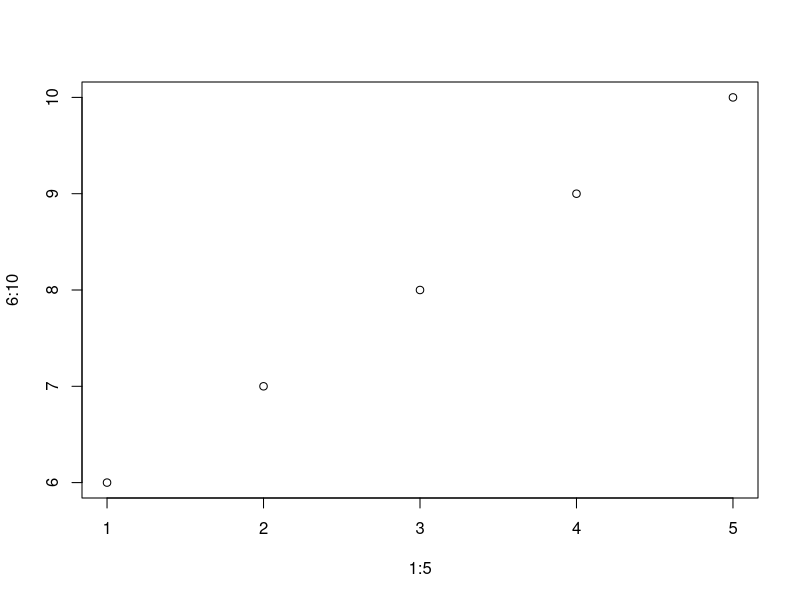
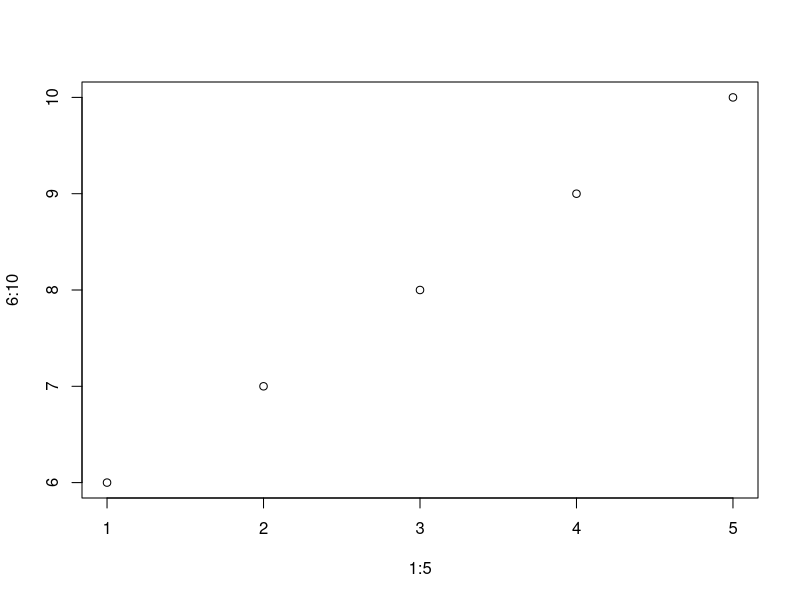
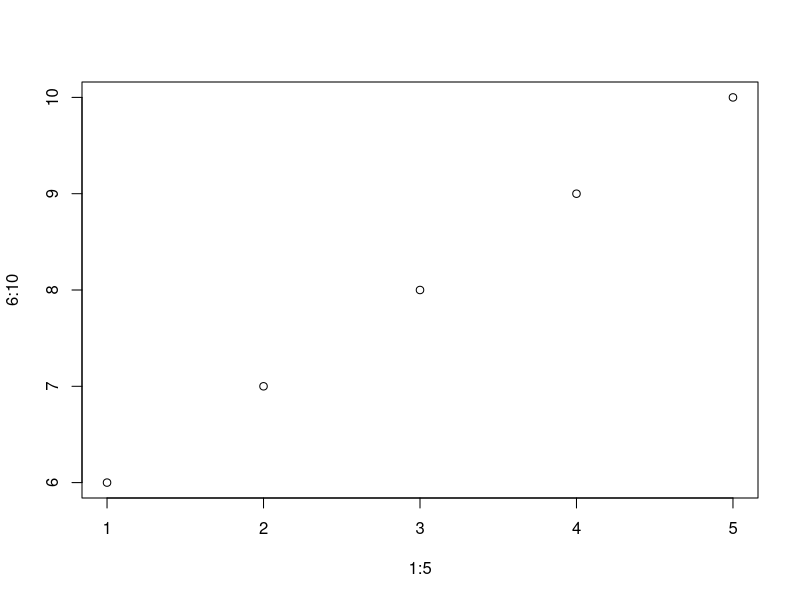

Generate these figures, in order, with R:
## ---- chunk 1
#| tags: [parameters]
#| echo: false

alpha = 0.1
ratio = 0.1
## ---- chunk 2
#| label: fig-covariance11
#| fig-cap: "Covariance ellipses"

plot(1:5, 6:10)
## ---- chunk 3
#| label: fig-covariance12
#| fig-cap: "Covariance ellipses"

plot(1:5, 6:10)
## ---- chunk 4
#| label: fig-covariance13
#| fig-cap: "Covariance ellipses"

plot(1:5, 6:10)
